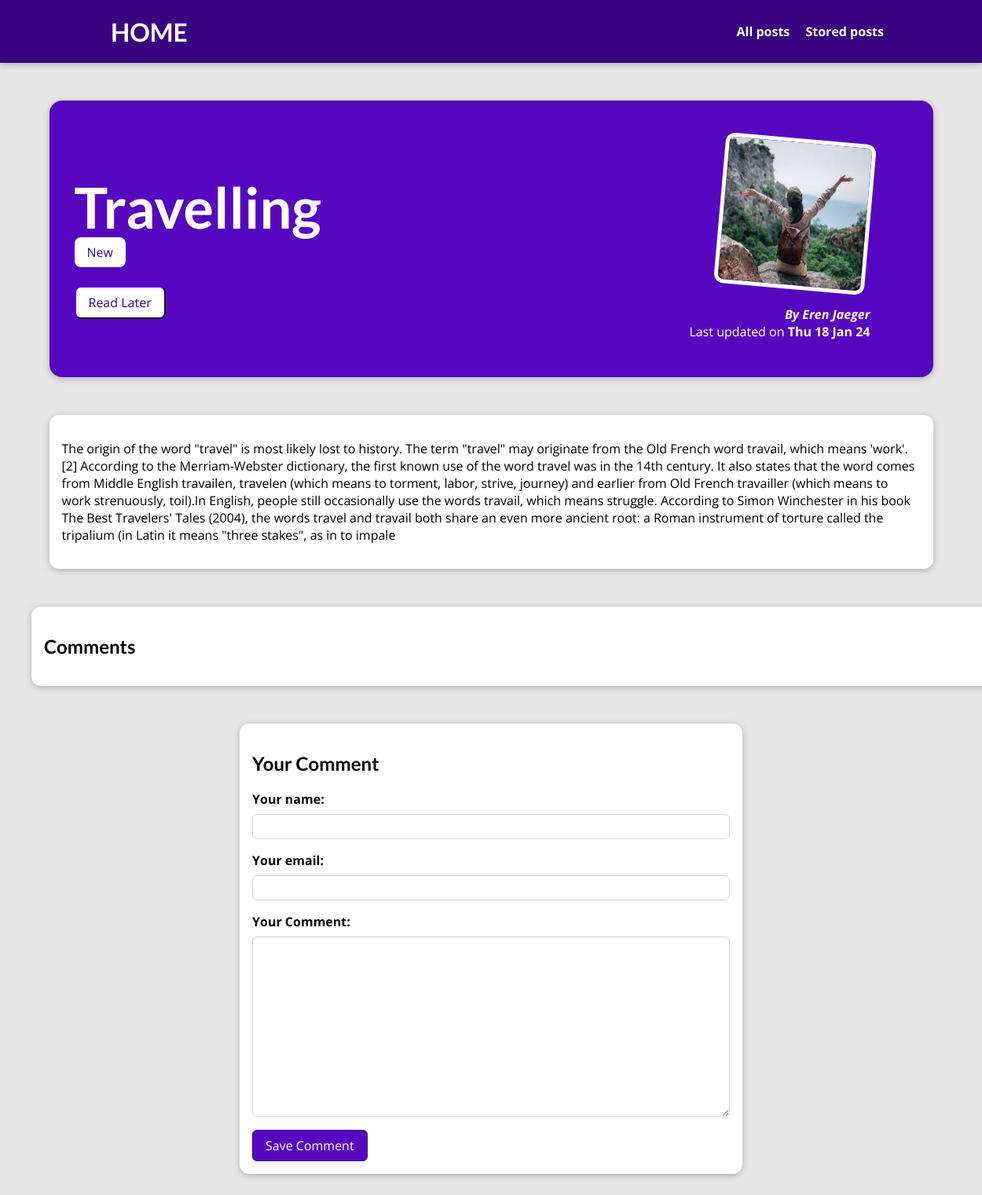
The page /posts/Travelling on the database its author committed.
### blog/models.py (models this page shows, shortened)
class Post(models.Model):
    title=models.CharField(max_length=50)
    excerpt=models.CharField(max_length=100)
    image = models.ImageField(upload_to="posts",null=True)
    Date = models.DateField(auto_now=True)
    slug = models.SlugField(max_length=50,unique=True,db_index=True)
    Content  = models.TextField(validators=[MinLengthValidator(10)])
    author  = models.ForeignKey(Author,on_delete=models.SET_NULL,related_name='posts',null=True)
    tags = models.ManyToManyField(Tag)

class Tag(models.Model):
    caption = models.CharField(max_length=25)

class Author(models.Model):
    first_name = models.CharField(max_length=50)
    last_name = models.CharField(max_length=50)
    Email = models.EmailField(max_length=50)
    def __str__(self):
        return f"{self.first_name} {self.last_name}"

### blog/views.py (the view, shortened to what this page needs)
# urls.py: path('posts/<slug:slug>',views.SinglePostView.as_view(),name='post-detail-page'),
class SinglePostView(View):
    def is_stored_post(self,request,post_id):
        stored_posts = request.session.get("stored_posts")
        if stored_posts is not None:
            is_saved = post_id in stored_posts
        else:
            is_saved = False
        return is_saved
    def get(self,request,slug):
        post = Post.objects.get(slug=slug)
        context = {
            "post":post,
            "tags":post.tags.all(),
            "comment_form":CommentForms(),
            "comments":post.comments.all().order_by("-id"),
            "saved":self.is_stored_post(request,post.id)
        }
        return render(request,"blog/post-detail.html",context)

### blog/forms.py
class CommentForms(forms.ModelForm):
    class Meta:
        model = Comments
        exclude = ("post",)
        labels = {"user_name":"Your name","user_email":"Your email","text":"Your Comment"}

### blog/templates/blog/post-detail.html (shortened to what this page needs)
{% extends 'base.html'%}
{% load static %}
{% block css_files %}
<link rel="stylesheet" href={% static "blog/post-detail.css" %}/>
{% endblock %}
{% block body %}
<section id='summary'>
    <h2>{{ post.title }} </h2>
    <div>
    {% for tag in tags %}
    <span class='tag'>{{ tag.caption }}</span>
    {% endfor %}
    </div>
    <div id="Read-later">
        <form action="{% url "read-later" %}" method="POST">
        {% if saved %}
        {% csrf_token %}
        <button>Remove Read Later</button>
        {% else %}
        <button>Read Later</button>
        {% endif %}
        </form>
    </div>
    <article>
        <img src="{{ post.image.url }}" alt=''>
        <address>By <a href='mailto: {{ post.author.Email}}'>{{ post.author}}</a></address>
        <div> Last updated on
        <time>{{ post.Date|date:"D d M y"}}</time>
        </div>
    </article>
</section>
<main>
    <p>
       {{ post.Content|linebreaks }}
    </p>
</main>
<section id="comments">
    <h1>Comments</h1>
</section>
<section id="comment-form">
    <h2>Your Comment</h2>
    <form aciton="{% url "post-detail-page" post.slug%}" method="POST">
    {% for form_field in comment_form %}
    <div class="form-control {% if form_feild.errors %}invalid{% endif %}">
        {{ form_field.label_tag }}
        {{ form_field }}
    </div>
    {% endfor %}
    <button>Save Comment</button>
    </form>
</section>
{% endblock %}

### static/app.css (style rules this page uses)
* { box-sizing: border-box; }
html { font-family: 'Open Sans', 'Lato', sans-serif; }
body { margin: 0; }
h1, h2, h3 { font-family: 'Lato', sans-serif; font-weight: bold; }

### blog/static/blog/post-detail.css (style rules this page uses)
body { background-color: #e7e7e7; }
#summary { margin: 8rem auto 3rem auto; padding: 2rem; width: 90%; max-width: 90rem; border-radius: 16px; background-color: #5706c0; position: relative; box-shadow: 0 2px 8px rgba(0, 0, 0, 0.25); height: 22rem; }
#summary h2 { color: white; font-size: 4.5rem; margin-bottom: 0.25rem; }
#summary article { position: absolute; top: 2rem; right: 3rem; padding: 1rem 2rem; border-radius: 12px; text-align: right; color: white; }
#summary article img { width: 12rem; height: 12rem; border-radius: 12px; transform: rotateZ(5deg); border: 5px solid white; margin-bottom: 1rem; }
#summary address { font-weight: bold; }
#summary a { color: white; text-decoration: none; }
#summary time { font-weight: bold; }
#Read-later button { margin-top: 2rem; font: inherit; background-color: white; color: #390281; padding: 0.5rem 1rem; border-radius: 8px; border-color:#390281; cursor: pointer; }
main { width: 90%; max-width: 90rem; margin: 3rem auto; background-color: white; padding: 1rem; border-radius: 12px; box-shadow: 0 2px 8px rgba(0, 0, 0, 0.25); }
.tag { background-color: white; color: #390281; padding: 0.5rem 1rem; border-radius: 8px; }
#comment-form { margin:3rem auto 3rem auto; width:90%; max-width:40rem; border-radius: 12px; background-color: white; box-shadow : 0 2px 8px rgba(0, 0, 0, 0.25); padding: 1rem; }
#comment-form button { color:white; background-color: #5706c0; font:inherit; border:1px solid #390281; padding:0.5rem 1rem; border-radius:6px; cursor: pointer; }
.form-control { margin-bottom: 1rem; }
.form-control label { font-weight:bold; margin-bottom: 0.5rem; display:block; }
.form-control input, .form-control textarea { display:block; width:100%; font:inherit; padding:0.25rem; border-radius:6px; border:1px solid lightgray; }
#comments { margin:3rem auto 3rem 2.5rem; width:100%; max-width:80rem; border-radius: 12px; background-color: rgb(255, 255, 255); box-shadow : 0 2px 8px rgba(0, 0, 0, 0.25); padding: 1rem }

### rows shown on the page
Post: title "Travelling", image (picture), author "Eren Jaeger", Date "Thu 18 Jan 24", Content "The origin of the word \"travel\" is most likely lost to history. The term \"travel\" may originate from the Old French word travail, which means 'work'.[2] According to the Merriam-Webster dictionary, the first known use of the word travel was in the 14th century. It also states that the word comes from Middle English travailen, travelen (which means to torment, labor, strive, journey) and earlier from Old French travailler (which means to work strenuously, toil).In English, people still occasionally use the words travail, which means struggle. According to Simon Winchester in his book The Best Travelers' Tales (2004), the words travel and travail both share an even more ancient root: a Roman…"
Tag: caption "New"
